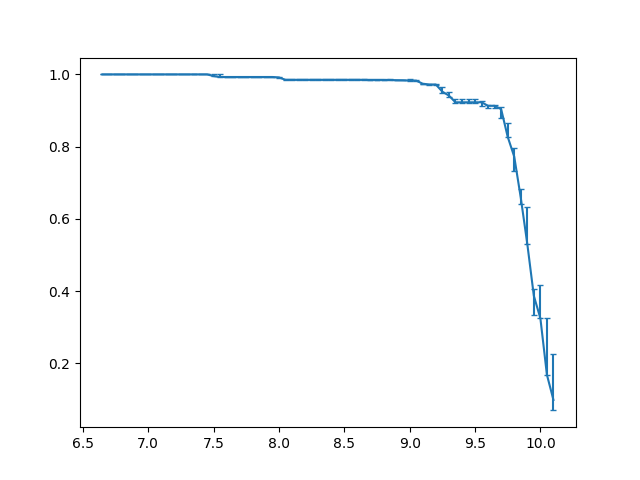

This figure's Python source:
import matplotlib.pyplot as plt
import numpy as np


data = np.loadtxt("16730_M31-4985ne-2597_gst.zc", skiprows = 7)

#mean_age = (data[:,0] + data[:,1])/2
age_endpt = data[:,0]
cumulative = data[:,12]
errpos_sfh = data[:,13]
errpos_sfh[errpos_sfh < 0] = 0
errneg_sfh = data[:,14]
errneg_sfh[errneg_sfh < 0] = 0

verterr = np.array([errneg_sfh, errpos_sfh])

#plt.(data[:,1], sfh, linestyle = '--')
#plt.xlim(7.5,8.0)
#plt.ylim(10 ** -7, 10 ** -1)
#plt.yscale('log')
plt.errorbar(age_endpt, cumulative, yerr = verterr, capsize = 2)
plt.show()
